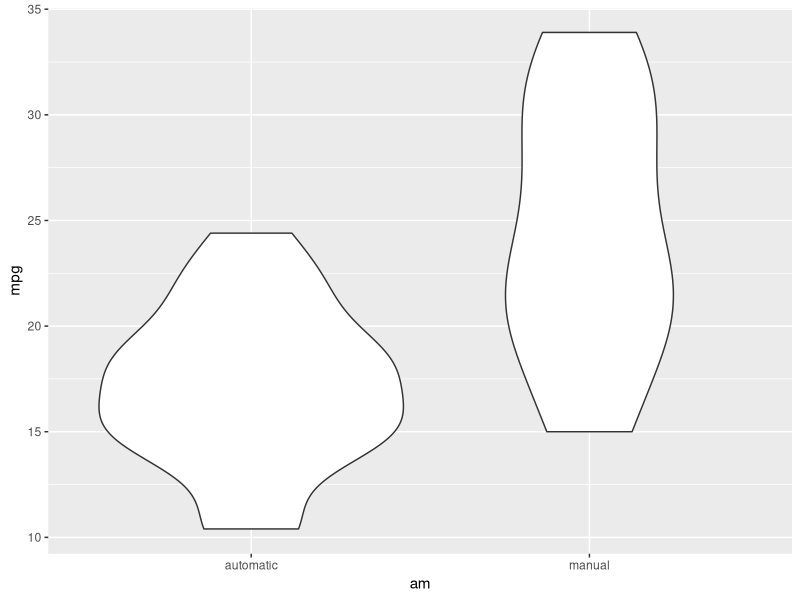
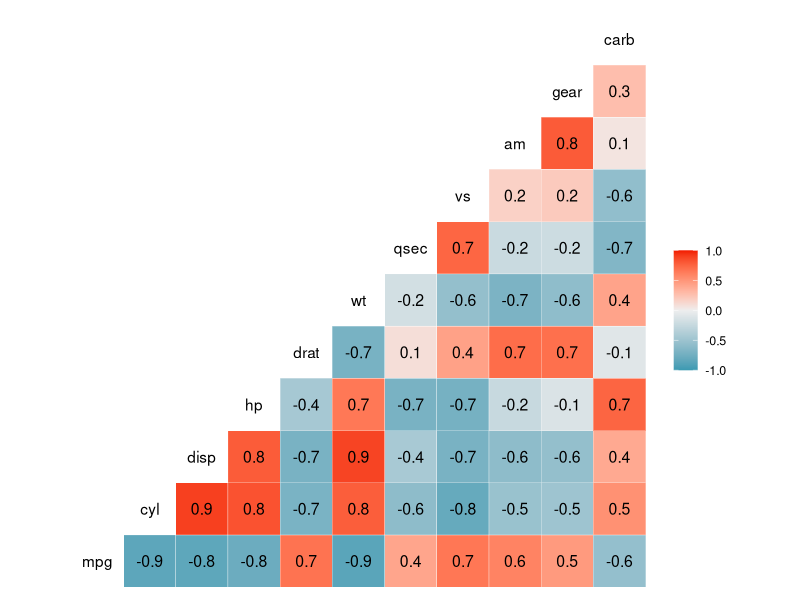
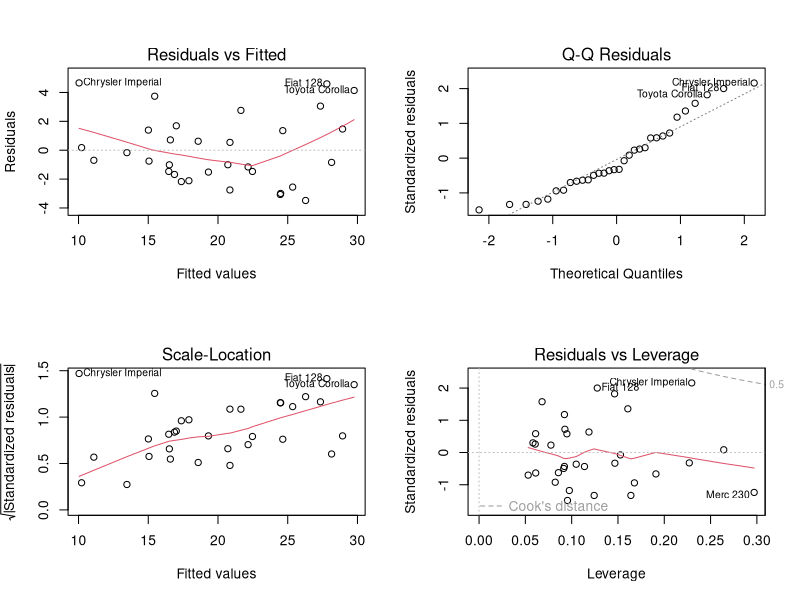

R code for these plots, in order:
## ---- chunk 1
knitr::opts_chunk$set(echo = TRUE)
## ---- chunk 2
library(datasets)

# but first a plot is saved of the data
library(GGally)
gcorr <- ggcorr(mtcars, label = TRUE)

mtcars$am <- factor(mtcars$am, labels = c("automatic", "manual"))
head(mtcars)
## ---- chunk 3
library(ggplot2)
g <- ggplot( data= mtcars, aes(am, mpg))
g + geom_violin()
## ---- chunk 4
t.test( mpg ~ am,  data=mtcars)
## ---- chunk 5
fitall <- lm( mpg ~ ., data = mtcars)
summary(fitall)
## ---- chunk 6
gcorr
## ---- chunk 7
stepmodel <- step( lm( mpg ~ ., data = mtcars), trace=0, steps=100000, direction = "both" )
summary(stepmodel)

par(mfrow = c(2, 2))  # Split the plotting panel into a 2 x 2 grid
plot(stepmodel)  # Plot the model information
